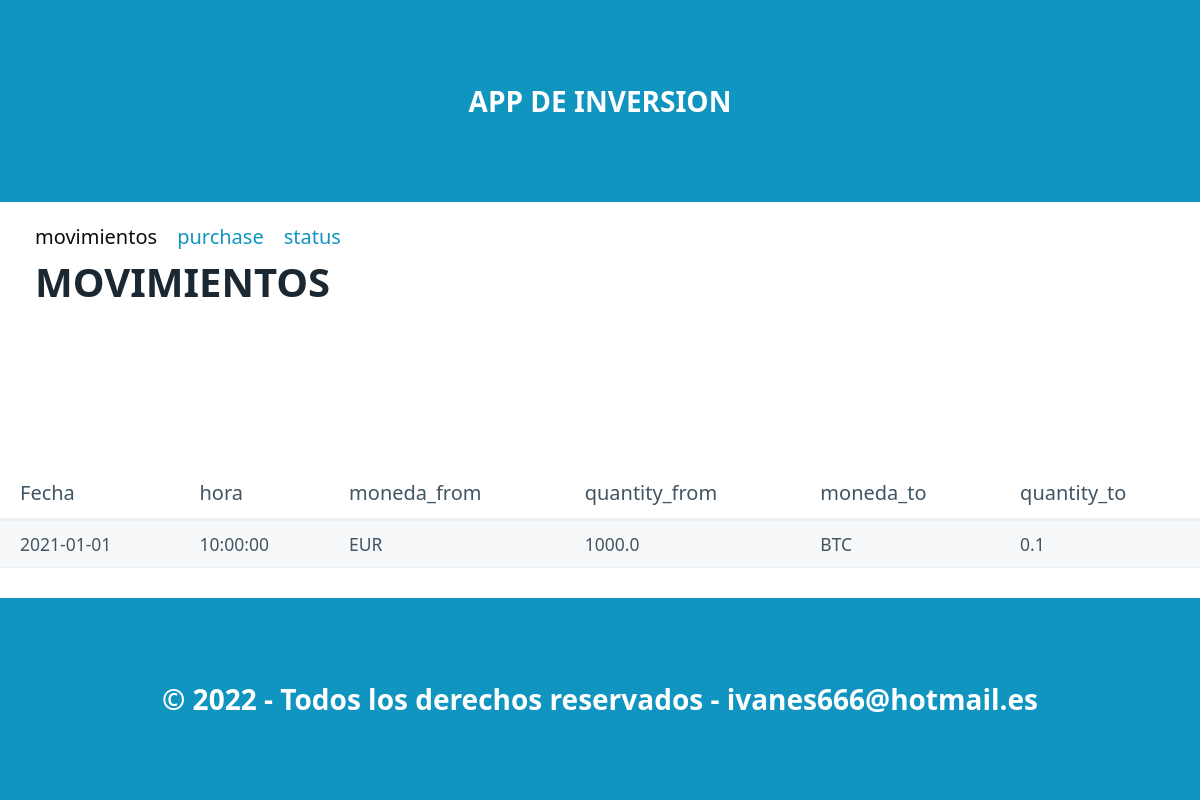
/, run on an earlier commit of the app's database.
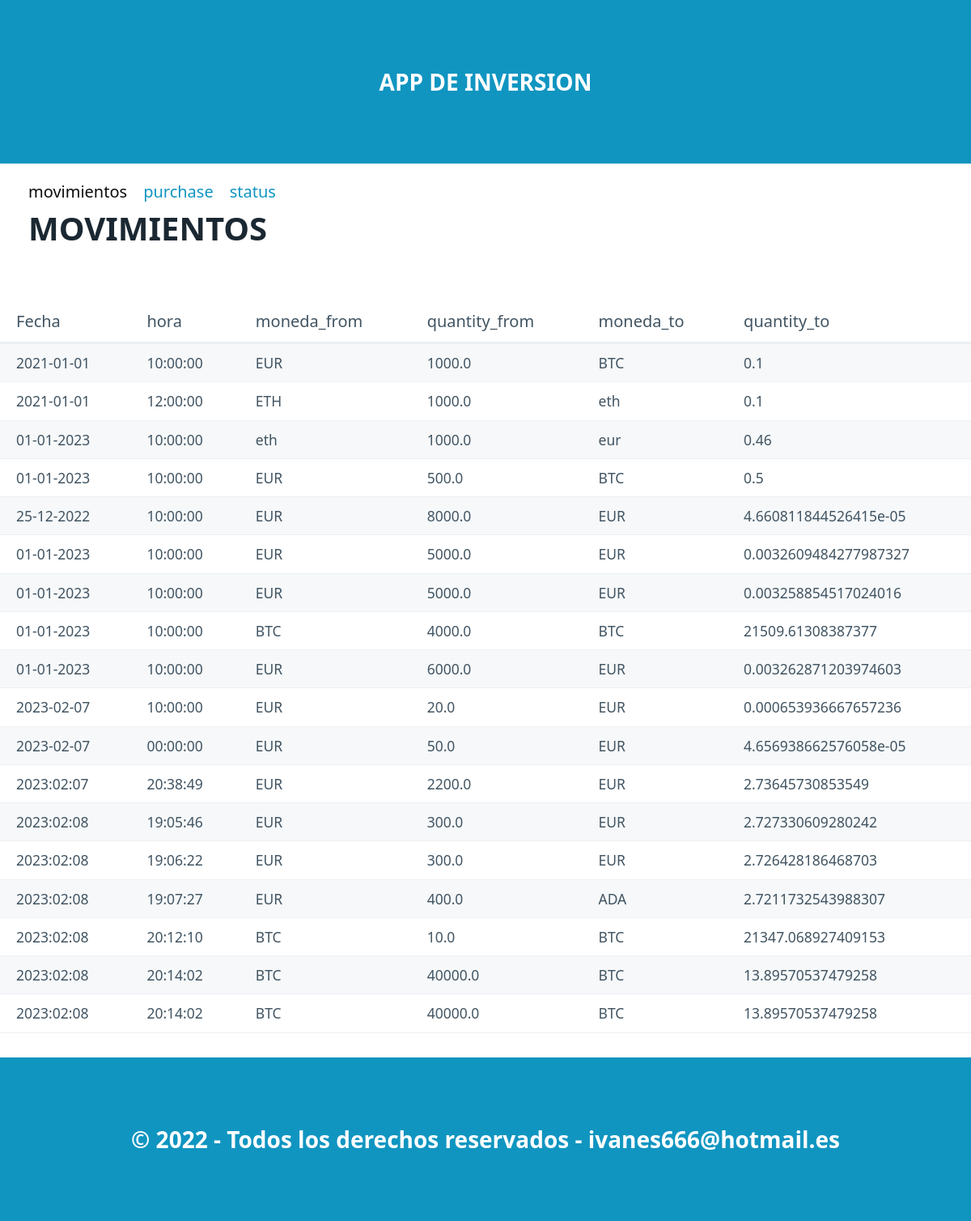
And on a later commit of the database.
### tables this page shows
CREATE TABLE "inversiones" (
	"id"	INTEGER,
	"date"	TEXT NOT NULL,
	"time"	TEXT NOT NULL,
	"Moneda_from"	TEXT NOT NULL,
	"Quantity_from"	REAL NOT NULL,
	"Moneda_to"	TEXT NOT NULL,
	"Quantity_to"	INTEGER NOT NULL,
	PRIMARY KEY("id" AUTOINCREMENT)
);

### registro_ig/routes.py (the view)
@app.route("/")
def index():
    datos = select_all()
    return render_template("index.html",pageTitle="Listas",data=datos)

### registro_ig/models.py (called while the page is built)
def select_all():
    connect = Conexion("select date,time,moneda_from,quantity_from,moneda_to,quantity_to from inversiones;")
    filas = connect.res.fetchall()
    columnas= connect.res.description
    resultado =[]   #lista para guadar diccionario
    for fila in filas:
        dato={}   #diccionario para cada registro
        posicion=0   #posicion de columna
        for campo in columnas:
            dato[campo[0]]=fila[posicion]
            posicion += 1
        resultado.append(dato)
    connect.con.close()
    return resultado

### registro_ig/templates/index.html (shortened to what this page needs)
{% extends "base.html" %}
{% block section %}
    <nav class="container">
    <section class="container">
            <ul>
            <li><a  class="inactivo">movimientos</a></li>
            <li><a href="/purchase">purchase</a></li>
            <li><a href="/status">status</a></li>
            </ul>
    </nav>
    <nav class="container">
    <h1>MOVIMIENTOS</h1>
    </nav>
        <table role="grid">
                <thead>
                    <tr>
                        <th>Fecha</th>
                        <th>hora</th>
                        <th>moneda_from</th>
                        <th>quantity_from</th>
                        <th>moneda_to</th>
                        <th>quantity_to</th>
                    </tr>
                </thead>
                <tbody>
                    {% if data==[] %}
                        <h1>No hay movimientos</h1>
                    {% else %}
                        {% for item in data %}
                        <tr>
                            <td>{{item.date}}</td>
                            <td>{{item.time}}</td>
                            <td>{{item.Moneda_from}}</td>
                            <td>{{item.Quantity_from}}</td>
                            <td>{{item.Moneda_to}}</td>
                            <td>{{item.Quantity_to}}</td>
                        </tr>
                        {% endfor %}
                    {% endif %}
                </tbody>
        </table>
{% endblock %}

What changed in the data, as far as the page shows it:
added inversiones: date "2021-01-01", time "12:00:00", Moneda_from "ETH", Quantity_from "1000.0", Moneda_to "eth", Quantity_to "0.1"
added inversiones: date "01-01-2023", time "10:00:00", Moneda_from "eth", Quantity_from "1000.0", Moneda_to "eur", Quantity_to "0.46"
added inversiones: date "01-01-2023", time "10:00:00", Moneda_from "EUR", Quantity_from "500.0", Moneda_to "BTC", Quantity_to "0.5"
added inversiones: date "25-12-2022", time "10:00:00", Moneda_from "EUR", Quantity_from "8000.0", Moneda_to "EUR", Quantity_to "4.660811844526415e-05"
added inversiones: date "01-01-2023", time "10:00:00", Moneda_from "EUR", Quantity_from "5000.0", Moneda_to "EUR", Quantity_to "0.0032609484277987327"
added inversiones: date "01-01-2023", time "10:00:00", Moneda_from "EUR", Quantity_from "5000.0", Moneda_to "EUR", Quantity_to "0.003258854517024016"
added inversiones: date "01-01-2023", time "10:00:00", Moneda_from "BTC", Quantity_from "4000.0", Moneda_to "BTC", Quantity_to "21509.61308387377"
added inversiones: date "01-01-2023", time "10:00:00", Moneda_from "EUR", Quantity_from "6000.0", Moneda_to "EUR", Quantity_to "0.003262871203974603"
added inversiones: date "2023-02-07", time "10:00:00", Moneda_from "EUR", Quantity_from "20.0", Moneda_to "EUR", Quantity_to "0.000653936667657236"
added inversiones: date "2023-02-07", time "00:00:00", Moneda_from "EUR", Quantity_from "50.0", Moneda_to "EUR", Quantity_to "4.656938662576058e-05"
added inversiones: date "2023:02:07", time "20:38:49", Moneda_from "EUR", Quantity_from "2200.0", Moneda_to "EUR", Quantity_to "2.73645730853549"
added inversiones: date "2023:02:08", time "19:05:46", Moneda_from "EUR", Quantity_from "300.0", Moneda_to "EUR", Quantity_to "2.727330609280242"
added inversiones: date "2023:02:08", time "19:06:22", Moneda_from "EUR", Quantity_from "300.0", Moneda_to "EUR", Quantity_to "2.726428186468703"
added inversiones: date "2023:02:08", time "19:07:27", Moneda_from "EUR", Quantity_from "400.0", Moneda_to "ADA", Quantity_to "2.7211732543988307"
added inversiones: date "2023:02:08", time "20:12:10", Moneda_from "BTC", Quantity_from "10.0", Moneda_to "BTC", Quantity_to "21347.068927409153"
added inversiones: date "2023:02:08", time "20:14:02", Moneda_from "BTC", Quantity_from "40000.0", Moneda_to "BTC", Quantity_to "13.89570537479258"
added inversiones: date "2023:02:08", time "20:14:02", Moneda_from "BTC", Quantity_from "40000.0", Moneda_to "BTC", Quantity_to "13.89570537479258"
